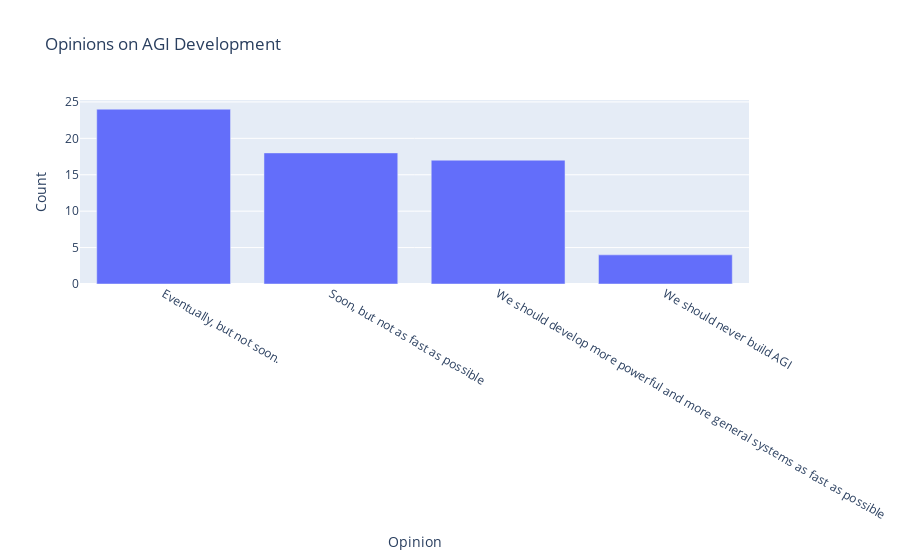

Source (notebook cell):
### Code cell
fig4 = create_agi_opinion_chart(df)
# update to larger font size

fig4.show()

### Figure 1 — Plotly figure (JSON) as saved in the notebook; plotly's stock layout.template omitted (floating-point values rounded to 4 significant figures)
{"data": [{"alignmentgroup": "True", "hovertemplate": "Opinion=%{x}<br>Count=%{y}<extra></extra>", "legendgroup": "", "marker": {"color": "#636efa", "pattern": {"shape": ""}}, "name": "", "offsetgroup": "", "orientation": "v", "showlegend": false, "textposition": "auto", "type": "bar", "x": ["Eventually, but not soon.", "Soon, but not as fast as possible", "We should develop more powerful and more general systems as fast as possible", "We should never build AGI"], "xaxis": "x", "y": [24, 18, 17, 4], "yaxis": "y"}], "layout": {"barmode": "relative", "legend": {"tracegroupgap": 0}, "title": {"text": "Opinions on AGI Development"}, "xaxis": {"anchor": "y", "domain": [0, 1], "title": {"text": "Opinion"}}, "yaxis": {"anchor": "x", "domain": [0, 1], "title": {"text": "Count"}}}}
